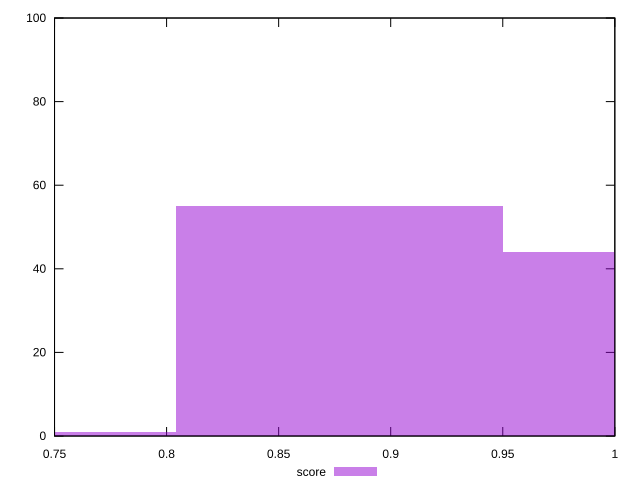

This chart was generated by the following gnuplot code:
reset

$score <<EOF
0.7309409188109844 1
0.8771291025731813 55
1.023317286335378 44
EOF

set key outside below
set boxwidth 0.1461881837621969
set xrange [0.75:1]
set yrange [0:100]
set trange [0:100]
set style fill transparent solid 0.5 noborder
set terminal svg size 640, 490 enhanced background rgb 'white'
set output "reports/report_00027_2021-02-24T12-40-31.850Z/unminified-javascript/samples/astro/score/histogram.svg"

plot $score title "score" with boxes

reset
